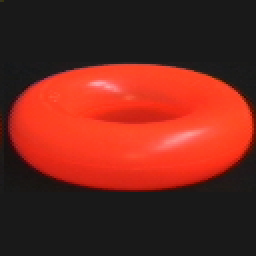
#> input picture evals/assets/obj47__90.png, 128 x 128 px (shown 2 times larger)
$ python -i f2_caracteristicas.py   (imports and definitions only)
#> lines starting #> are read from the running program, lines starting #| are printed output that depends on the picture
# Precompute feature banks for all 7200 images (+ horizontally flipped copies) -> npz cache
import sys, numpy as np, time
from PIL import Image
from skimage.feature import hog, local_binary_pattern
d, out = sys.argv[1], sys.argv[2]
A = np.arange(0,360,5)
# [1 line not run here, left out]
def feats(img):
    g = np.asarray(Image.fromarray(img).convert("L"), np.float32)
    raw = np.asarray(Image.fromarray(img).resize((32,32), Image.BILINEAR), np.float32).ravel()
    h = np.asarray(Image.fromarray(img).convert("HSV")); m = img.max(-1) > 60
    H,_ = np.histogramdd(h[m][:, :3], bins=(16,4,4), range=((0,256),)*3); H = np.sqrt(H.ravel()/max(H.sum(),1))
    g64 = np.asarray(Image.fromarray(g.astype(np.uint8)).resize((64,64), Image.BILINEAR), np.float32)
    ho = hog(g64, orientations=9, pixels_per_cell=(8,8), cells_per_block=(2,2), feature_vector=True)
    l1 = np.bincount(local_binary_pattern(g, 8, 1, "uniform").astype(int).ravel(), minlength=10)
    l2 = np.bincount(local_binary_pattern(g, 16, 2, "uniform").astype(int).ravel(), minlength=18)
    lbp = np.r_[l1/l1.sum(), l2/l2.sum()]
    mask = np.asarray(Image.fromarray((m*255).astype(np.uint8)).resize((32,32), Image.BILINEAR), np.float32).ravel()/255
    return raw, H, ho, lbp, mask
t=time.time()
F = {k: [] for k in ["raw","hsv","hog","lbp","mask"]}
Ff = {k: [] for k in F}
# [4 lines not run here, left out]
el = (time.time()-t)/(7200*2)
# [3 lines not run here, left out]

>>> import cv2
>>> picture = cv2.imread('../../evals/assets/obj47__90.png', cv2.IMREAD_GRAYSCALE)
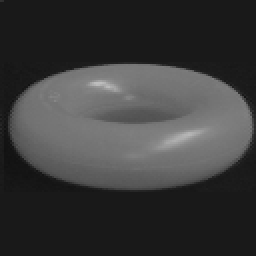
#> picture: shape (128, 128) (shown 2 times larger); min 17, max 190, mean 58.6
>>> result = feats(picture)
#> in feats, `raw = np.asarray(Image.fromarray(img).resize((32,32), Image.BILINEAR),..`: raw = 1024 values, max 162 at index 332, min 20 at index 641, mean 58.63
#> in feats, `h = np.asarray(Image.fromarray(img).convert('HSV'))`:
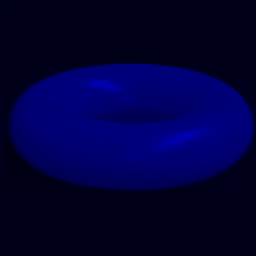
#> h: shape (128, 128, 3) (shown 2 times larger); mean of channels 0, 1, 2 0, 0, 58.6; drawn as R, G, B
#> (the run stopped early here; a loop or call above may not have finished)

$ run again, on evals/assets/obj82__200.png
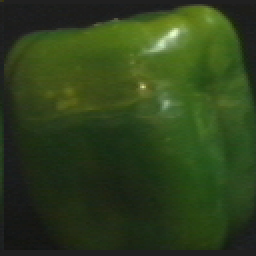
#> input picture evals/assets/obj82__200.png, 128 x 128 px (shown 2 times larger)
#> `picture = cv2.imread('../../evals/assets/obj47__90.png', cv2.IMREAD_GR..`:
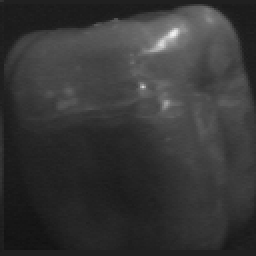
#> picture: shape (128, 128) (shown 2 times larger); min 18, max 239, mean 54.2
#> raw = 1024 values, max 191 at index 149, min 21 at index 929, mean 54.24
#> in feats, `h = np.asarray(Image.fromarray(img).convert('HSV'))`:
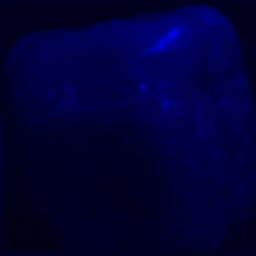
#> h: shape (128, 128, 3) (shown 2 times larger); mean of channels 0, 1, 2 0, 0, 54.2; drawn as R, G, B
